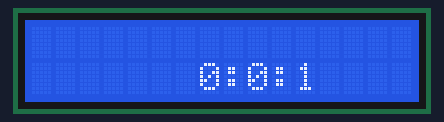
The sketch below on a simulated Arduino Uno, built with avr-gcc and run on an emulated ATmega328P. Parts: 16×2 character LCD. What the sketch prints to the serial monitor is not drawn.

Above: at 1.1 s.
At 5.1 s:
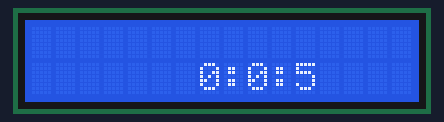
At 10.1 s:
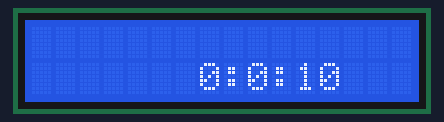
At 19.1 s:
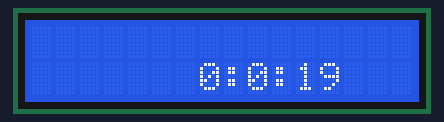
At 28.1 s:
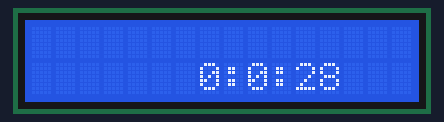
At 38.2 s:
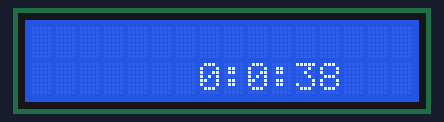

The sketch:

ClockCode.ino
```cpp
//GUNJAN SETHI, 2017

#include <LiquidCrystal.h>
LiquidCrystal lcd(12, 11, 5, 4, 3, 2);
void setup()
{
  Serial.begin(9600);
    // set up the LCD's number of columns and rows:
  lcd.begin(16, 2);

}

int h=0,m=0,s=0;

void loop()
{
  if(s>59)
  {
    m=m+1;
    s=0;
  }
  if(m>59)
  {
    h=h+1;
    m=0;
  }
  if(h>11)
  {
    h=0;
    m=0;
    s=0;
  }
  delay(1000);
  s++;

  lcd.setCursor(7, 1);
  lcd.print(h);lcd.print(":");
  lcd.print(m);lcd.print(":");
  lcd.print(s);

  Serial.print(h);Serial.print(":");
  Serial.print(m);Serial.print(":");
  Serial.print(s);Serial.print("\n");
}
```

Measured:
- what the display in image 0 shows lasts 1.0 s, from 1.1 s to 2.1 s
